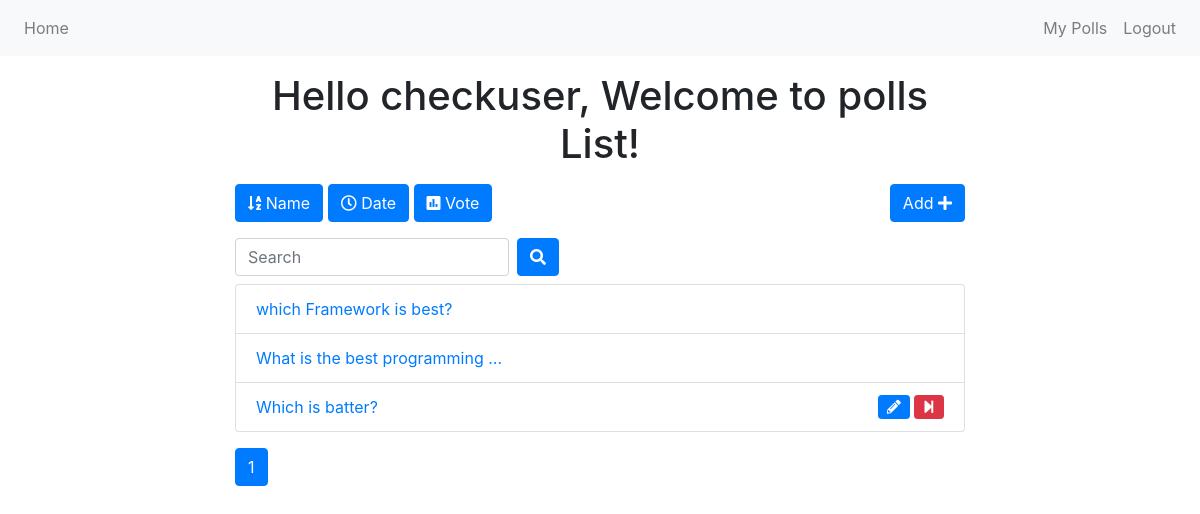
Screenshot of /poll/ (signed in) with the database file from the repository.
### poll/models.py (models this page shows, shortened)
class Poll(models.Model):
    owner = models.ForeignKey(User, on_delete=models.CASCADE)
    text = models.TextField()
    pub_date = models.DateTimeField(default=timezone.now)
    active = models.BooleanField(default=True)

### poll/views.py (the view)
# urls.py: path('', views.index, name='index'),
@login_required()
def index(request):
    all_polls = Poll.objects.all()
    search_term = ''
    if 'name' in request.GET:
        all_polls = all_polls.order_by('text')
    if 'date' in request.GET:
        all_polls = all_polls.order_by('pub_date')
    if 'vote' in request.GET:
        all_polls = all_polls.annotate(Count('vote')).order_by('vote__count')
    if 'search' in request.GET:
        search_term = request.GET['search']
        all_polls = all_polls.filter(text__icontains=search_term)
    paginator = Paginator(all_polls, 6)  # Show 6 contacts per page
    page = request.GET.get('page')
    polls = paginator.get_page(page)
    get_dict_copy = request.GET.copy()
    params = get_dict_copy.pop('page', True) and get_dict_copy.urlencode()
    print(params)
    context = {
        'polls': polls,
        'params': params,
        'search_term': search_term,
    }
    return render(request, 'poll/polls_list.html', context)

### poll/templates/poll/polls_list.html (shortened to what this page needs)
{% extends 'user/base.html' %}
{% block content %}
<div class="container">
    <div class="row">
        <div class="col-md-8 offset-sm-2">
            <h1 class="text-center mt-3 mb-3">Hello {{request.user}}, Welcome to polls List!</h1>
            <a class="btn btn-{% if 'name' in request.GET %}warning{% else %}primary{% endif %} mb-3" href="?name=True"
                role="button"><i class="fas fa-sort-alpha-down"></i>
                Name</a>
            <a class="btn btn-{% if 'date' in request.GET %}warning{% else %}primary{% endif %} mb-3" href="?date=True"
                role="button"><i class="far fa-clock"></i> Date</a>
            <a class="btn btn-{% if 'vote' in request.GET %}warning{% else %}primary{% endif %} mb-3" href="?vote=True"
                role="button"><i class="fas fa-poll"></i> Vote</a>
            <a class="btn btn-primary mb-3 float-right" href="{% url 'add' %}" role="button">Add <i class="fas fa-plus"></i></a>
            <form class="form-inline">
                <div class="form-group mr-sm-2 mb-2">
                    <input type="search" class="form-control" name="search" placeholder="Search" value={{ search_term }}>
                </div>
                <button type="submit" class="btn btn-primary mb-2"><i class="fas fa-search"></i></button>
            </form>
            <ul class="list-group">
                {% for poll in polls %}
                <li class="list-group-item"><a href="{% url 'detail' poll.id %}">{{ poll.text|truncatewords:5 }}
                    </a>
                    {% if request.user == poll.owner %}
                    {% if poll.active %}
                    <a href="{% url 'end_poll' poll.id %}" data-toggle="tooltip" data-placement="top" title="End Poll"
                        onclick="return confirm('Are you sure ?')"><i class="fas fa-step-forward float-right btn btn-danger btn-sm"></i></a>
                    {% endif %}
                    <a href="{% url 'edit' poll.id %}" class="mr-3" data-toggle="tooltip" data-placement="top"
                        title="Edit Poll"><i class="fas fa-pencil-alt float-right btn btn-primary btn-sm mr-1"></i></a>
                    {% endif %}
                </li>
                {% endfor %}
            </ul>
            <nav class="mt-3">
                <ul class="pagination">
                    <li class="page-item active"><a class="page-link" href="">{{ polls.number }}</a></li>
                </ul>
            </nav>
        </div>
    </div>
</div>
{% endblock content %}

### rows the page displays
Poll: text "which Framework is best?"
Poll: text "What is the best programming …"
Poll: text "Which is batter?", active True (drawn)

### other values shown
{{ request.user }} "checkuser"
{{ polls.number }} "1"
